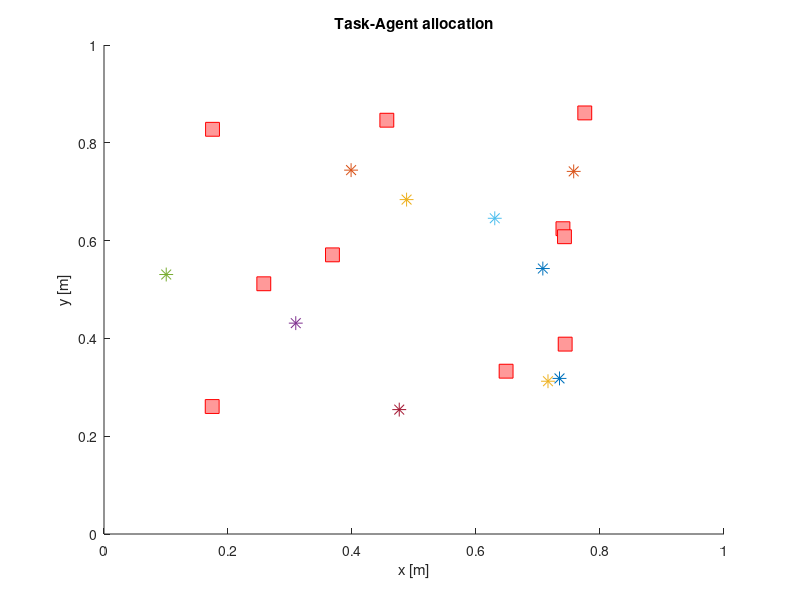

MATLAB code to generate this figure: (Note: this script raises an error after producing the figure.)
%% Decentralized Control for Dynamic Task Allocation Problems for Multi-Agent Systems with Auctions
% Analysis in dynamics
%
% Author: Martin Braquet
% Date: September 2020

addpath('CNP_CBBA/');
close all; clear all;
rng('default');
rng(6);

simu_number = 5;
simu_name = 'Dynamics';

[ComputeOpt ComputeSGA ComputeCBBA] = deal(0,0,1);

use_CBBA = 1;
use_OPT = 0;
uniform_agents = 0;
uniform_tasks = 0;
plot_range = 0;

na = 10;
nt = 10;
Lt = 1;

nt_loiter = ceil(0.5*nt);
task_type = zeros(nt,1);
task_type(1:nt_loiter) = 1;
lambda = 1;

map_width = 1;
comm_distance = 0.3 * map_width;

simu_time = 10;
n_rounds = 50;
time_step = simu_time / n_rounds;
time_start = 0;

pos_a = (0.1 + 0.8 * rand(na,2)) * map_width;
pos_t = (0.1 + 0.8 * rand(nt,2)) * map_width;
%tf_t = rand(nt,1) * simu_time;
%tf_t = [5*ones(1,3) 10*ones(1,1)];
tf_t =  simu_time * (0.95 + 0.05 * rand(nt,1));
tloiter_t =  simu_time * (0.2 + 0.05 * rand(nt,1));
tloiter_t(task_type == 0) = 0;
%tf_t = 10*ones(1,nt);

[tf_t, idx] = sort(tf_t);
pos_t = pos_t(idx,:);
pos_t_initial = pos_t;

kdrag = 3 / simu_time;

%velocity = 1:na;
%velocity = 1 * ones(1,nt);
max_speed = 0.1;
if uniform_agents
    v_a = zeros(na,2);
else
    v_a = (2 * rand(na,2) - 1) * max_speed;
end

max_speed_task = 0.1;
if uniform_tasks
    v_t = zeros(nt,2);
else
    v_t = (2 * rand(nt,2) - 1) * max_speed_task;
end

R = 0.04 * map_width;
if uniform_tasks
    radius_t = R * ones(nt,1);
else
    radius_t = (0.2 * rand(nt,1) + 1) * R;
end

% 
% pos_a = [0.1 0.5];
% v_a = [0 0];
% pos_t = [0 0.8];


% Reward after task completion
r_nom = 0.02;
if uniform_tasks
    r_bar = r_nom * ones(nt,1);
else
    r_bar = r_nom * rand(nt,1);
end
r_bar(task_type == 1) = 2 * r_bar(task_type == 1);
    
% Probability that agent i successfully completes task j
if uniform_agents
    prob_a_t = 0.7 * ones(na,nt);
else
    prob_a_t = rand(na,nt);
end

Tasks.r_bar = r_bar;
Tasks.prob_a_t = prob_a_t;
Tasks.tast_type = task_type;

Agents.N = na;
Agents.Lt = Lt * ones(1,na);
Agents.v_a = v_a;
Agents.previous_task = zeros(na,1);
Agents.previous_winnerBids = zeros(na,1);
Agents.rin_task = zeros(na,2);
Agents.vin_task = zeros(na,2);
Agents.kdrag = kdrag;

costs = zeros(na, nt);
utility = zeros(na, nt);
rewards = zeros(na, nt);

% Fully connected graph
G = ~eye(Agents.N);

figure; hold on;
colors = lines(na);

SimuParamsCell.n_rounds = n_rounds;
SimuParamsCell.time_step = time_step;
SimuParamsCell.map_width = map_width;
SimuParamsCell.comm_distance = comm_distance;
SimuParamsCell.simu_time = simu_time;
SimuParamsCell.time_step = time_step;
SimuParamsCell.colors = colors;
SimuParamsCell.pos_a_init = pos_a;
SimuParamsCell.max_speed = max_speed;
SimuParamsCell.v_a = v_a;
SimuParamsCell.pos_t = pos_t;
SimuParamsCell.max_speed_task = max_speed_task;
SimuParamsCell.v_t = v_t;
SimuParamsCell.radius_t = radius_t;
SimuParamsCell.task_type = task_type;
SimuParamsCell.nt_loiter = nt_loiter;
SimuParamsCell.task_type = task_type;
SimuParamsCell.na = na;
SimuParamsCell.nt = nt;
SimuParamsCell.tf_t = tf_t;
SimuParamsCell.tloiter_t = tf_t;
SimuParamsCell.R = R;
SimuParamsCell.radius_t = radius_t;
SimuParamsCell.r_nom = r_nom;
SimuParamsCell.r_bar = r_bar;
SimuParamsCell.lambda = lambda;
SimuParamsCell.prob_a_t = prob_a_t;
SimuParamsCell.kdrag = kdrag;


for CommLimit = [0 1]
      
clear J J_to_completion_target X_full_simu p_CBBA_full_simu S_CBBA_ALL X;
    
n_rounds_loop = n_rounds;
simu_time_loop = simu_time;
time_start_loop = time_start;
tf_t_loop = tf_t;
pos_a_loop = pos_a;
v_a_loop = v_a;

U_next_tot = zeros(n_rounds,1);
U_tot = zeros(n_rounds,1);
U_completed_tot = 0;

completed_tasks_round = [];
completed_tasks = [];
rt_completed = 0;

X_full_simu{n_rounds} = 0;
p_CBBA_full_simu{n_rounds} = 0;
S_CBBA_ALL_full_simu = zeros(n_rounds,nt);
rt_full_simu = zeros(n_rounds,nt);
J = zeros(n_rounds,na); % Cost for each agent from start to current step
J_to_completion_target = zeros(n_rounds,na); % Estimated cost for each agent from step to end

for i_round = 1:n_rounds
    
    clf; hold on;
    xlim([0 map_width]);
    ylim([0 map_width]);
    xlabel('x [m]');
    ylabel('y [m]');
    title('Task-Agent allocation');
    for i = 1:na
        plot(pos_a_loop(i,1), pos_a_loop(i,2), '*', 'Color', colors(i,:), 'MarkerSize', 10, 'DisplayName', 'Agents');
    end
    plot(pos_t(:,1), pos_t(:,2),'rs', 'MarkerSize', 10, 'DisplayName', 'Targets', 'MarkerFaceColor',[1 .6 .6]);
    if plot_range && plot_range
        PlotAgentRange(pos_a_loop, comm_distance, colors, 'Comm Range');
    end
    
    PlotTaskLoitering(pos_t, radius_t, task_type, 'r--', 'Task loitering');
    
    Agents.Pos = pos_a_loop;
    Agents.v_a = v_a_loop;
    
    Tasks.Pos = pos_t;
    Tasks.Speed = v_t;
    Tasks.N = nt;
    Tasks.tf = tf_t_loop;
    Tasks.lambda = lambda;
    Tasks.task_type = task_type;
    Tasks.tloiter = tloiter_t;
    Tasks.radius = radius_t;
    
    for j = 1:nt
        if tf_t_loop(j) > 0
            for i = 1:na
                [~, ~, ~, ~, costs(i,j)] = ComputeCommandParamsWithVelocity(pos_a_loop(i,:)', v_a_loop(i,:)', pos_t(j,:)', v_t(j,:)', tf_t_loop(j), [], kdrag);
                %mycost(i_round) = costs(i,j)
                rewards(i,j) = r_bar(j) * prob_a_t(i,j);
                winners = zeros(na,nt);
                winners(i,j) = 1;
                utility(i,j) = CalcTaskUtility(pos_a_loop, v_a_loop, pos_t(j,:), v_t(j,:), tf_t_loop(j), r_bar(j), j, prob_a_t, winners, lambda, kdrag);
                %myutility(i_round) = utility(i,j)
            end
        end
    end
    
    if CommLimit
        for i = 1:na
            for j = (i+1):na
                G(i,j) = norm(pos_a_loop(i,:) - pos_a_loop(j,:)) < comm_distance;
                G(j,i) = G(i,j);
            end
        end
    end

    if use_CBBA
        % CBBA solution
        tic; [S_CBBA, p_CBBA, S_CBBA_ALL, rt_curr, Agents] = CBBASolution(Agents, G, Tasks)
        rt_full_simu(i_round,:) = rt_curr;
        toc;
    else
        % Test of fixed solution
        p_CBBA = {[1 4], [2 4], [3 4]}; S_CBBA = 1;
    end
    
    if use_OPT
        tic; [S_OPT, p_OPT, S_OPT_ALL] = OptimumSolution(Agents, G, Tasks);
        toc;
        [S_CBBA S_OPT]
    end
    
    U_next_tot(i_round) = S_CBBA;
    U_tot(i_round) = U_next_tot(i_round) + U_completed_tot;
    
    % Find the optimal control solution for the given allocation p_CBBA
    [X, completed_tasks_round, J_curr, J_to_completion_target(i_round+1,:)] = OptimalControlSolution(pos_a_loop, v_a_loop, pos_t, v_t, radius_t, p_CBBA, Agents, tf_t_loop, tloiter_t, time_step, n_rounds_loop, na, kdrag);
    X_full_simu{i_round} = X;
    p_CBBA_full_simu{i_round} = p_CBBA;
    S_CBBA_ALL_full_simu(i_round,:) = S_CBBA_ALL;
    J(i_round+1,:) = J(i_round,:) + J_curr;
    PlotAlloc(X, n_rounds_loop, na, colors, 'CBBA solution');
    
    for j = completed_tasks_round
            rt_completed = rt_completed + rt_curr(j);
            %pos_t(j,:) = [1 1] * 1e16;
            %U_completed_tot = U_completed_tot + S_CBBA_ALL(j);
    end
    
    completed_tasks_round = [];
    
    
    legend(legendUnq(gca));
    drawnow;
    
    % Update position and velocity of each agent
    pos_a_loop = X(1:2,:,2)';
    v_a_loop   = X(3:4,:,2)';
    
%     stop = 1;
%     for i = 1:na
%         if ~isempty(p_CBBA{i})
%             stop = 0;
%             break;
%         end
%     end
%         
%         
%     if (stop)
%         break;
%     end
    
   %pos_t = RemoveCompletedTasks(pos_t, ind_completed_tasks);
   
   simu_time_loop = simu_time_loop - time_step;
   time_start_loop = time_start_loop + time_step;
   n_rounds_loop = n_rounds_loop - 1;
   tf_t_loop = tf_t_loop - time_step;
end

U_tot = rt_completed - sum(J(end,:));

mkdir(sprintf('mat/%s/simu_%d', simu_name, simu_number));
save(sprintf('mat/%s/simu_%d/J_CommLimit_%d.mat', simu_name, simu_number, CommLimit), 'J');
save(sprintf('mat/%s/simu_%d/J_to_completion_target_CommLimit_%d.mat', simu_name, simu_number, CommLimit), 'J_to_completion_target');
save(sprintf('mat/%s/simu_%d/X_just_saved_CommLimit_%d.mat', simu_name, simu_number, CommLimit), 'X_full_simu');
save(sprintf('mat/%s/simu_%d/p_CBBA_just_saved_CommLimit_%d.mat', simu_name, simu_number, CommLimit), 'p_CBBA_full_simu');
save(sprintf('mat/%s/simu_%d/S_CBBA_ALL_just_saved_CommLimit_%d.mat', simu_name, simu_number, CommLimit), 'S_CBBA_ALL_full_simu');
save(sprintf('mat/%s/simu_%d/rt_just_saved_CommLimit_%d.mat', simu_name, simu_number, CommLimit), 'rt_full_simu');

save(sprintf('mat/%s/simu_%d/SimuParamsCell.mat', simu_name, simu_number), 'SimuParamsCell');

end




%%


function pos_t_new = RemoveCompletedTasks(pos_t, ind)

    pos_t_new = zeros(size(pos_t,1)-length(ind),2);
    k = 1;
    for t = 1:size(pos_t,1)
        if ~sum(ind == t)
            pos_t_new(k,:) = pos_t(t,:);
            k = k + 1;
        end
    end

end

function [p, pos_a, ind_completed_tasks, nt, Agents] = UpdatePath(p, pos_a, pos_t, time_step, Agents, nt)
    ind_completed_tasks = [];
    
    for i = 1:size(pos_a,1)
        if ~isempty(p{i})
            d_a_t = pos_t(p{i}(1),:) - pos_a(i,:);
            if (norm(d_a_t) < time_step * Agents.Speed(i))
                pos_a(i,:) = pos_t(p{i}(1),:);
                nt = nt - 1;
                Agents.Lt(i) = Agents.Lt(i) - 1;
                ind_completed_tasks = [ind_completed_tasks p{i}(1)];
                %if (nt == 0)
                %    break;
                %end
                p{i} = p{i}(2:end);
%                 if ~isempty(p{i})
%                     time_step_remaining = time_step - norm(d_a_t) / Agents.Speed(i);
%                     d_a_next_t = pos_t(p{i}(1),:) - pos_a(i,:);
%                     pos_a(i,:) = pos_a(i,:) + d_a_next_t / norm(d_a_next_t) * time_step_remaining * Agents.Speed(i);
%                 end
            else
                pos_a(i,:) = pos_a(i,:) + d_a_t / norm(d_a_t) * time_step * Agents.Speed(i);
            end
        end
    end
end
